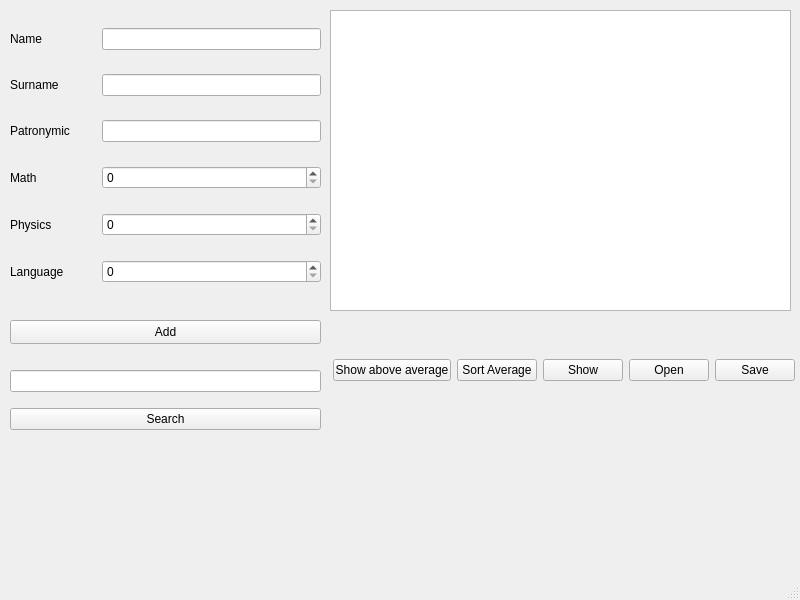
<?xml version="1.0" encoding="UTF-8"?>
<ui version="4.0">
 <class>MainWindow</class>
 <widget class="QMainWindow" name="MainWindow">
  <property name="geometry">
   <rect>
    <x>0</x>
    <y>0</y>
    <width>800</width>
    <height>600</height>
   </rect>
  </property>
  <property name="windowTitle">
   <string>MainWindow</string>
  </property>
  <widget class="QWidget" name="centralwidget">
   <widget class="QWidget" name="verticalLayoutWidget">
    <property name="geometry">
     <rect>
      <x>10</x>
      <y>360</y>
      <width>311</width>
      <height>81</height>
     </rect>
    </property>
    <layout class="QVBoxLayout" name="verticalLayout">
     <item>
      <widget class="QLineEdit" name="lineSearch"/>
     </item>
     <item>
      <widget class="QPushButton" name="pushButtonSearch">
       <property name="text">
        <string>Search</string>
       </property>
      </widget>
     </item>
    </layout>
   </widget>
   <widget class="QTextBrowser" name="displayInfo">
    <property name="geometry">
     <rect>
      <x>330</x>
      <y>10</y>
      <width>461</width>
      <height>301</height>
     </rect>
    </property>
   </widget>
   <widget class="QWidget" name="horizontalLayoutWidget">
    <property name="geometry">
     <rect>
      <x>333</x>
      <y>330</y>
      <width>462</width>
      <height>80</height>
     </rect>
    </property>
    <layout class="QHBoxLayout" name="horizontalLayout">
     <item>
      <widget class="QPushButton" name="pushButtonShowAvegare">
       <property name="text">
        <string>Show above average</string>
       </property>
      </widget>
     </item>
     <item>
      <widget class="QPushButton" name="pushButtonSort">
       <property name="text">
        <string>Sort Average</string>
       </property>
      </widget>
     </item>
     <item>
      <widget class="QPushButton" name="pushButtonShow">
       <property name="text">
        <string>Show</string>
       </property>
      </widget>
     </item>
     <item>
      <widget class="QPushButton" name="pushButtonOpen">
       <property name="text">
        <string>Open</string>
       </property>
      </widget>
     </item>
     <item>
      <widget class="QPushButton" name="pushButtonSave">
       <property name="text">
        <string>Save</string>
       </property>
      </widget>
     </item>
    </layout>
   </widget>
   <widget class="QPushButton" name="pushButtonAdd">
    <property name="geometry">
     <rect>
      <x>10</x>
      <y>320</y>
      <width>311</width>
      <height>24</height>
     </rect>
    </property>
    <property name="text">
     <string>Add</string>
    </property>
   </widget>
   <widget class="QWidget" name="gridLayoutWidget">
    <property name="geometry">
     <rect>
      <x>10</x>
      <y>10</y>
      <width>311</width>
      <height>291</height>
     </rect>
    </property>
    <layout class="QGridLayout" name="gridLayout">
     <item row="3" column="1">
      <widget class="QSpinBox" name="spinMath">
       <property name="minimum">
        <number>0</number>
       </property>
       <property name="maximum">
        <number>10</number>
       </property>
       <property name="value">
        <number>0</number>
       </property>
      </widget>
     </item>
     <item row="5" column="1">
      <widget class="QSpinBox" name="spinLanguage">
       <property name="minimum">
        <number>0</number>
       </property>
       <property name="maximum">
        <number>10</number>
       </property>
       <property name="singleStep">
        <number>1</number>
       </property>
       <property name="value">
        <number>0</number>
       </property>
      </widget>
     </item>
     <item row="0" column="1">
      <widget class="QLineEdit" name="lineName"/>
     </item>
     <item row="2" column="1">
      <widget class="QLineEdit" name="linePatronymic"/>
     </item>
     <item row="4" column="1">
      <widget class="QSpinBox" name="spinPhysics">
       <property name="minimum">
        <number>0</number>
       </property>
       <property name="maximum">
        <number>10</number>
       </property>
       <property name="value">
        <number>0</number>
       </property>
      </widget>
     </item>
     <item row="1" column="1">
      <widget class="QLineEdit" name="lineSurname"/>
     </item>
     <item row="0" column="0">
      <widget class="QLabel" name="label">
       <property name="text">
        <string>Name                </string>
       </property>
      </widget>
     </item>
     <item row="1" column="0">
      <widget class="QLabel" name="label_2">
       <property name="text">
        <string>Surname</string>
       </property>
      </widget>
     </item>
     <item row="2" column="0">
      <widget class="QLabel" name="label_3">
       <property name="text">
        <string>Patronymic</string>
       </property>
      </widget>
     </item>
     <item row="3" column="0">
      <widget class="QLabel" name="label_4">
       <property name="text">
        <string>Math</string>
       </property>
      </widget>
     </item>
     <item row="4" column="0">
      <widget class="QLabel" name="label_5">
       <property name="text">
        <string>Physics</string>
       </property>
      </widget>
     </item>
     <item row="5" column="0">
      <widget class="QLabel" name="label_6">
       <property name="text">
        <string>Language</string>
       </property>
      </widget>
     </item>
    </layout>
   </widget>
  </widget>
  <widget class="QMenuBar" name="menubar">
   <property name="geometry">
    <rect>
     <x>0</x>
     <y>0</y>
     <width>800</width>
     <height>21</height>
    </rect>
   </property>
  </widget>
  <widget class="QStatusBar" name="statusbar"/>
 </widget>
 <resources/>
 <connections/>
</ui>
